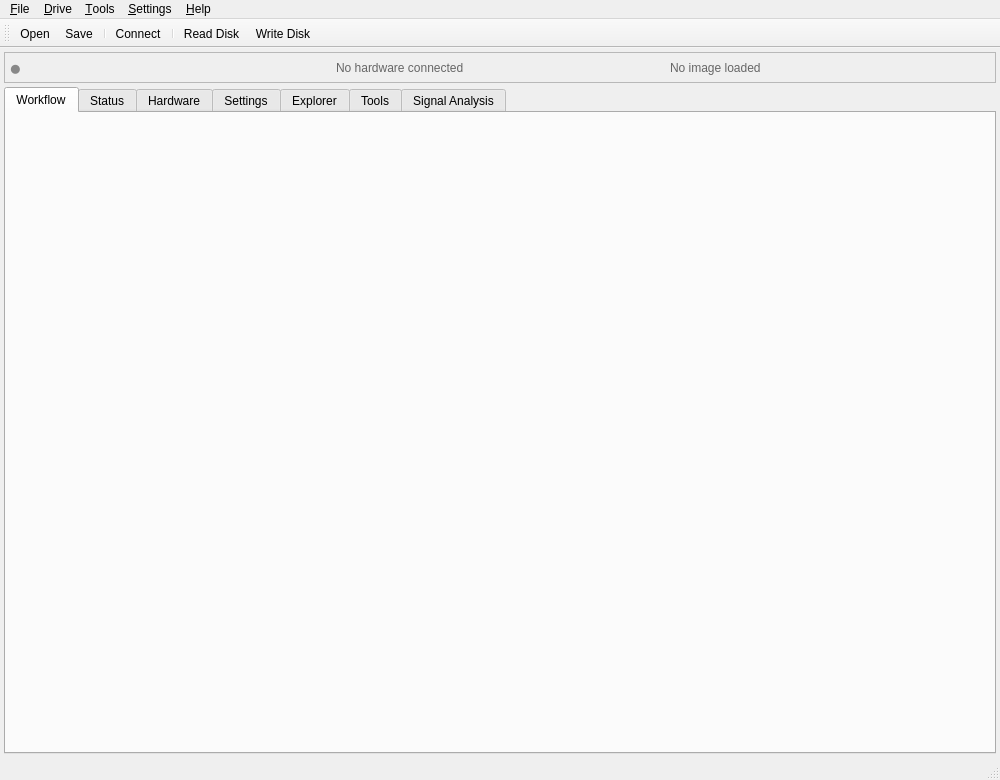
<?xml version="1.0" encoding="UTF-8"?>
<ui version="4.0">
 <class>MainWindow</class>
 <widget class="QMainWindow" name="MainWindow">
  <property name="geometry"><rect><x>0</x><y>0</y><width>1000</width><height>780</height></rect></property>
  <property name="windowTitle"><string>UnifiedFloppyTool v4.1.0</string></property>
  <property name="acceptDrops"><bool>true</bool></property>
  
  <widget class="QWidget" name="centralwidget">
   <layout class="QVBoxLayout">
    <property name="spacing"><number>4</number></property>
    <property name="leftMargin"><number>4</number></property>
    <property name="topMargin"><number>4</number></property>
    <property name="rightMargin"><number>4</number></property>
    <property name="bottomMargin"><number>4</number></property>
    
    <!-- STATUS LED BAR -->
    <item>
     <widget class="QFrame" name="frameStatusLED">
      <property name="maximumHeight"><number>30</number></property>
      <property name="frameShape"><enum>QFrame::StyledPanel</enum></property>
      <layout class="QHBoxLayout">
       <property name="leftMargin"><number>4</number></property>
       <property name="topMargin"><number>2</number></property>
       <property name="rightMargin"><number>4</number></property>
       <property name="bottomMargin"><number>2</number></property>
       <item>
        <widget class="QLabel" name="labelLED">
         <property name="text"><string>●</string></property>
         <property name="styleSheet"><string>color: #888888; font-size: 16pt;</string></property>
         <property name="toolTip"><string>Hardware connection status</string></property>
        </widget>
       </item>
       <item>
        <widget class="QLabel" name="labelHWStatus">
         <property name="text"><string>No hardware connected</string></property>
         <property name="styleSheet"><string>color: #666;</string></property>
        </widget>
       </item>
       <item><spacer><property name="orientation"><enum>Qt::Horizontal</enum></property></spacer></item>
       <item>
        <widget class="QLabel" name="labelImageInfo">
         <property name="text"><string>No image loaded</string></property>
         <property name="styleSheet"><string>color: #666;</string></property>
        </widget>
       </item>
      </layout>
     </widget>
    </item>
    
    <!-- TAB WIDGET -->
    <item>
     <widget class="QTabWidget" name="tabWidget">
      <property name="currentIndex"><number>0</number></property>
      <widget class="QWidget" name="tab_workflow"><attribute name="title"><string>Workflow</string></attribute></widget>
      <widget class="QWidget" name="tab_status"><attribute name="title"><string>Status</string></attribute></widget>
      <widget class="QWidget" name="tab_hardware"><attribute name="title"><string>Hardware</string></attribute></widget>
      <widget class="QWidget" name="tab_format"><attribute name="title"><string>Settings</string></attribute></widget>
      <widget class="QWidget" name="tab_explorer"><attribute name="title"><string>Explorer</string></attribute></widget>
      <widget class="QWidget" name="tab_tools"><attribute name="title"><string>Tools</string></attribute></widget>
      <widget class="QWidget" name="tab_signal_analysis"><attribute name="title"><string>Signal Analysis</string></attribute></widget>
     </widget>
    </item>
   </layout>
  </widget>
  
  <!-- MENU BAR -->
  <widget class="QMenuBar" name="menubar">
   
   <!-- FILE MENU -->
   <widget class="QMenu" name="menuFile">
    <property name="title"><string>&amp;File</string></property>
    <widget class="QMenu" name="menuRecentFiles">
     <property name="title"><string>Recent Files</string></property>
    </widget>
    <addaction name="actionOpen"/>
    <addaction name="actionSave"/>
    <addaction name="actionSaveAs"/>
    <addaction name="separator"/>
    <addaction name="menuRecentFiles"/>
    <addaction name="separator"/>
    <addaction name="actionExit"/>
   </widget>
   
   <!-- DRIVE MENU -->
   <widget class="QMenu" name="menuDrive">
    <property name="title"><string>&amp;Drive</string></property>
    <addaction name="actionConnect"/>
    <addaction name="actionDisconnect"/>
    <addaction name="separator"/>
    <addaction name="actionReadDisk"/>
    <addaction name="actionWriteDisk"/>
    <addaction name="actionVerifyDisk"/>
    <addaction name="separator"/>
    <addaction name="actionMotorOn"/>
    <addaction name="actionMotorOff"/>
   </widget>
   
   <!-- TOOLS MENU -->
   <widget class="QMenu" name="menuTools">
    <property name="title"><string>&amp;Tools</string></property>
    <addaction name="actionConvert"/>
    <addaction name="actionCompare"/>
    <addaction name="actionRepair"/>
    <addaction name="actionAnalyze"/>
    <addaction name="separator"/>
    <addaction name="actionLabelEditor"/>
    <addaction name="actionBAMViewer"/>
    <addaction name="actionBootblockViewer"/>
    <addaction name="actionProtectionAnalyzer"/>
    <addaction name="separator"/>
    <addaction name="actionChecksumDatabase"/>
   </widget>
   
   <!-- SETTINGS MENU -->
   <widget class="QMenu" name="menuSettings">
    <property name="title"><string>&amp;Settings</string></property>
    <widget class="QMenu" name="menuLanguage">
     <property name="title"><string>Language</string></property>
     <addaction name="actionLangEnglish"/>
     <addaction name="actionLangGerman"/>
     <addaction name="actionLangFrench"/>
     <addaction name="separator"/>
     <addaction name="actionLoadLanguage"/>
    </widget>
    <addaction name="actionDarkMode"/>
    <addaction name="separator"/>
    <addaction name="menuLanguage"/>
    <addaction name="separator"/>
    <addaction name="actionPreferences"/>
   </widget>
   
   <!-- HELP MENU -->
   <widget class="QMenu" name="menuHelp">
    <property name="title"><string>&amp;Help</string></property>
    <addaction name="actionHelp"/>
    <addaction name="actionKeyboardShortcuts"/>
    <addaction name="separator"/>
    <addaction name="actionCheckUpdates"/>
    <addaction name="separator"/>
    <addaction name="actionAbout"/>
   </widget>
   
   <addaction name="menuFile"/>
   <addaction name="menuDrive"/>
   <addaction name="menuTools"/>
   <addaction name="menuSettings"/>
   <addaction name="menuHelp"/>
  </widget>
  
  <widget class="QStatusBar" name="statusbar"/>
  
  <widget class="QToolBar" name="toolBar">
   <property name="windowTitle"><string>Main Toolbar</string></property>
   <addaction name="actionOpen"/>
   <addaction name="actionSave"/>
   <addaction name="separator"/>
   <addaction name="actionConnect"/>
   <addaction name="separator"/>
   <addaction name="actionReadDisk"/>
   <addaction name="actionWriteDisk"/>
  </widget>
  
  <!-- ACTIONS -->
  <!-- File Actions -->
  <action name="actionOpen">
   <property name="text"><string>&amp;Open...</string></property>
   <property name="shortcut"><string>Ctrl+O</string></property>
   <property name="toolTip"><string>Open disk image</string></property>
  </action>
  <action name="actionSave">
   <property name="text"><string>&amp;Save</string></property>
   <property name="shortcut"><string>Ctrl+S</string></property>
   <property name="toolTip"><string>Save disk image</string></property>
  </action>
  <action name="actionSaveAs">
   <property name="text"><string>Save &amp;As...</string></property>
   <property name="shortcut"><string>Ctrl+Shift+S</string></property>
  </action>
  <action name="actionExit">
   <property name="text"><string>E&amp;xit</string></property>
   <property name="shortcut"><string>Alt+F4</string></property>
  </action>
  
  <!-- Drive Actions -->
  <action name="actionConnect">
   <property name="text"><string>&amp;Connect</string></property>
   <property name="shortcut"><string>F2</string></property>
   <property name="toolTip"><string>Connect to hardware</string></property>
  </action>
  <action name="actionDisconnect">
   <property name="text"><string>&amp;Disconnect</string></property>
  </action>
  <action name="actionReadDisk">
   <property name="text"><string>&amp;Read Disk</string></property>
   <property name="shortcut"><string>F5</string></property>
   <property name="toolTip"><string>Read disk to image</string></property>
  </action>
  <action name="actionWriteDisk">
   <property name="text"><string>&amp;Write Disk</string></property>
   <property name="shortcut"><string>F6</string></property>
   <property name="toolTip"><string>Write image to disk</string></property>
  </action>
  <action name="actionVerifyDisk">
   <property name="text"><string>&amp;Verify Disk</string></property>
   <property name="shortcut"><string>F7</string></property>
  </action>
  <action name="actionMotorOn">
   <property name="text"><string>Motor &amp;On</string></property>
  </action>
  <action name="actionMotorOff">
   <property name="text"><string>Motor O&amp;ff</string></property>
  </action>
  
  <!-- Tools Actions -->
  <action name="actionConvert">
   <property name="text"><string>&amp;Convert...</string></property>
  </action>
  <action name="actionCompare">
   <property name="text"><string>Co&amp;mpare...</string></property>
  </action>
  <action name="actionRepair">
   <property name="text"><string>&amp;Repair...</string></property>
  </action>
  <action name="actionAnalyze">
   <property name="text"><string>&amp;Analyze...</string></property>
   <property name="shortcut"><string>F8</string></property>
  </action>
  <action name="actionLabelEditor">
   <property name="text"><string>&amp;Label Editor...</string></property>
  </action>
  <action name="actionBAMViewer">
   <property name="text"><string>&amp;BAM/FAT Viewer...</string></property>
  </action>
  <action name="actionBootblockViewer">
   <property name="text"><string>Boot&amp;block Viewer...</string></property>
  </action>
  <action name="actionProtectionAnalyzer">
   <property name="text"><string>&amp;Protection Analyzer...</string></property>
  </action>
  <action name="actionChecksumDatabase">
   <property name="text"><string>&amp;Checksum Database...</string></property>
  </action>
  
  <!-- Settings Actions -->
  <action name="actionDarkMode">
   <property name="text"><string>&amp;Dark Mode</string></property>
   <property name="checkable"><bool>true</bool></property>
   <property name="shortcut"><string>Ctrl+D</string></property>
   <property name="toolTip"><string>Toggle dark/light theme</string></property>
  </action>
  <action name="actionLangEnglish">
   <property name="text"><string>English</string></property>
   <property name="checkable"><bool>true</bool></property>
   <property name="checked"><bool>true</bool></property>
  </action>
  <action name="actionLangGerman">
   <property name="text"><string>Deutsch</string></property>
   <property name="checkable"><bool>true</bool></property>
  </action>
  <action name="actionLangFrench">
   <property name="text"><string>Français</string></property>
   <property name="checkable"><bool>true</bool></property>
  </action>
  <action name="actionLoadLanguage">
   <property name="text"><string>Load Language File...</string></property>
  </action>
  <action name="actionPreferences">
   <property name="text"><string>&amp;Preferences...</string></property>
   <property name="shortcut"><string>Ctrl+,</string></property>
  </action>
  
  <!-- Help Actions -->
  <action name="actionHelp">
   <property name="text"><string>&amp;Help</string></property>
   <property name="shortcut"><string>F1</string></property>
  </action>
  <action name="actionKeyboardShortcuts">
   <property name="text"><string>&amp;Keyboard Shortcuts...</string></property>
  </action>
  <action name="actionCheckUpdates">
   <property name="text"><string>Check for &amp;Updates...</string></property>
  </action>
  <action name="actionAbout">
   <property name="text"><string>&amp;About...</string></property>
  </action>
  
 </widget>
 <resources/>
 <connections/>
</ui>
